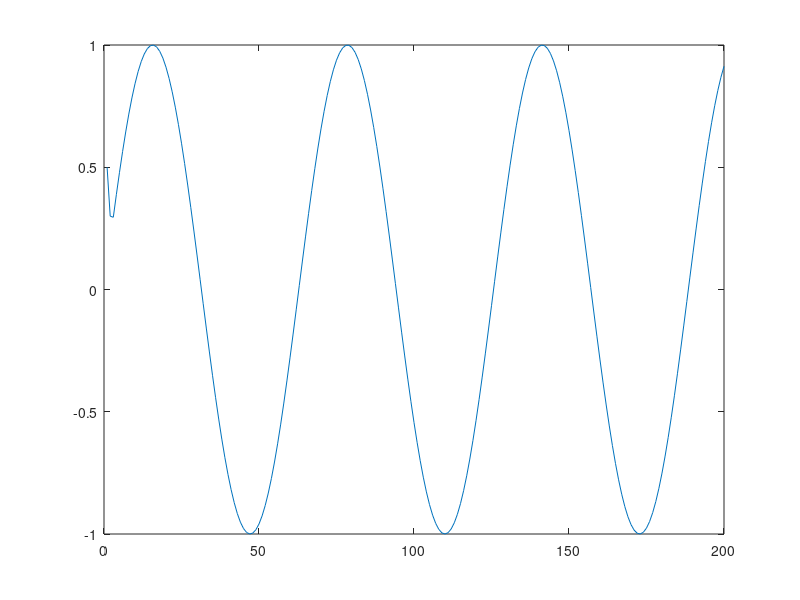

Reproduce this figure in MATLAB. (Note: this script raises an error after producing the figure.)
% autoregressive modeling

r = 0:0.01:1;

x = [];
x(1) = 0.5;
x(2) = 0.3;

for i = 3:200
  %x(i) = 2 * x(i-1) * (1 - x(i-1)) + randn/10;
  x(i) = 1.9 * x(i-1) - 0.97 * x(i-2) + randn/10;
  %x(i) = 0.7 * x(i-1) + randn/10;
  x(i) = sin(i/10);
end

figure(1)
clf
plot(x);

k = 2;
obj = lls_density(ones(1, k), 1);
data = x(1:(length(x) - k));
for i = 1:k
  data = [data; x((i+1):(length(x)-k+i))];
end
obj = train(obj, data)

% simulate the model starting from halfway point
n = length(x)/2;
y = [];
y(1) = x(n-1);
y(2) = x(n);
for i = 3:100
  h = [];
  for j = 1:k
    h = [y(i-j); h];
  end
  y(i) = output_density(obj, h);
end
hold on
plot(n:(n+length(y)-1), y, 'g--');
